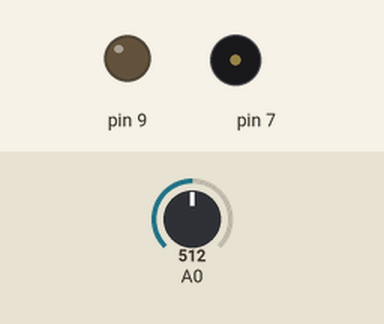
Bench run of a sketch on a simulated Arduino Uno, built with avr-gcc and run on an emulated ATmega328P. On the bench: output pins drawn as LEDs (lit = HIGH), buzzer (waves = sounding). The inputs (shaded band) are chosen by the test bench; at power-on: A0 = 512.

Above: at 1.4 s.
1.5 s: A0 set to 210
At 2.7 s:
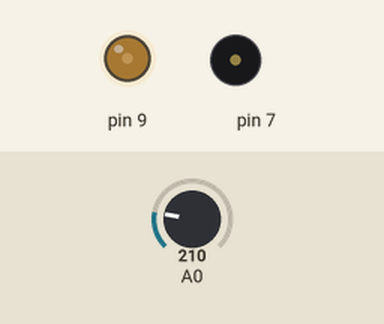
3.3 s: A0 set to 229
At 3.8 s:
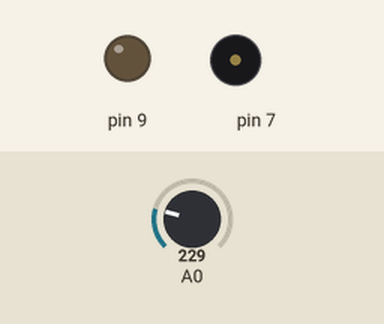
6.5 s: A0 set to 180
At 7.9 s:
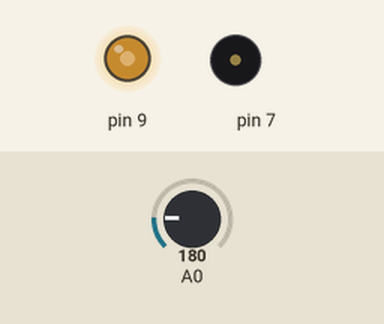
8.4 s: A0 set to 158
9.9 s: A0 set to 143
At 10.2 s:
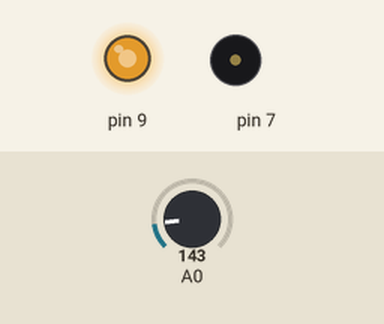
11.4 s: A0 set to 160
At 12.5 s:
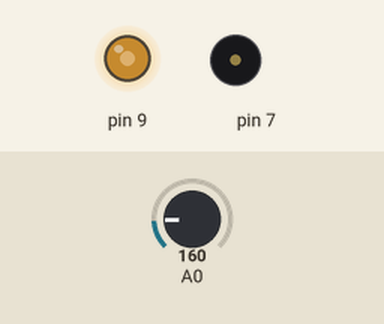
Timing chart, 0 to 13.9 s (numbered marks = the images above; inputs shaded):
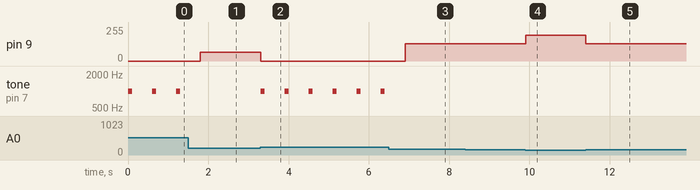

The sketch:

Q7.ino
```cpp
void setup() {
  pinMode(7, OUTPUT);
  pinMode(9, OUTPUT);
}
void loop(){
  int ldr = analogRead(A0);
  if (ldr < 80){
    analogWrite(9, 255);
  }else if(80 < ldr && ldr < 150){
    analogWrite(9, 192);
  }else if(150 < ldr && ldr < 190){
    analogWrite(9, 128);
  }else if(190 < ldr && ldr < 220){
    analogWrite(9, 64);
  }else if(220 < ldr){
    analogWrite(9, 0);
    tone(7, 1000);
    delay(100);
    noTone(7);
  }
  delay(500);
}
```

Measured:
- the behaviour switches between 220 and 221 on A0 (found by bisection; images 1 and 2)
- the behaviour switches between 150 and 149 on A0 (found by bisection; images 3 and 4)
- after the input at 1.5 s, pin 9: 0/255 → 64/255 after 0.30 s; tone on pin 7: stops changing and stays silent
- after the input at 3.3 s, pin 9: 64/255 → 0/255 at once; tone on pin 7: alternates 1000 Hz for 0.10 s and silent for 0.50 s, starting at once
- after the input at 6.5 s, pin 9: 0/255 → 128/255 after 0.40 s; tone on pin 7: stops changing and stays silent
- after the input at 8.4 s, every drawn part: stays the same
- after the input at 9.9 s, pin 9: 128/255 → 192/255 at once
- after the input at 11.4 s, pin 9: 192/255 → 128/255 at once
- by itself, tone on pin 7: alternates 1000 Hz for 0.10 s and silent for 0.50 s
